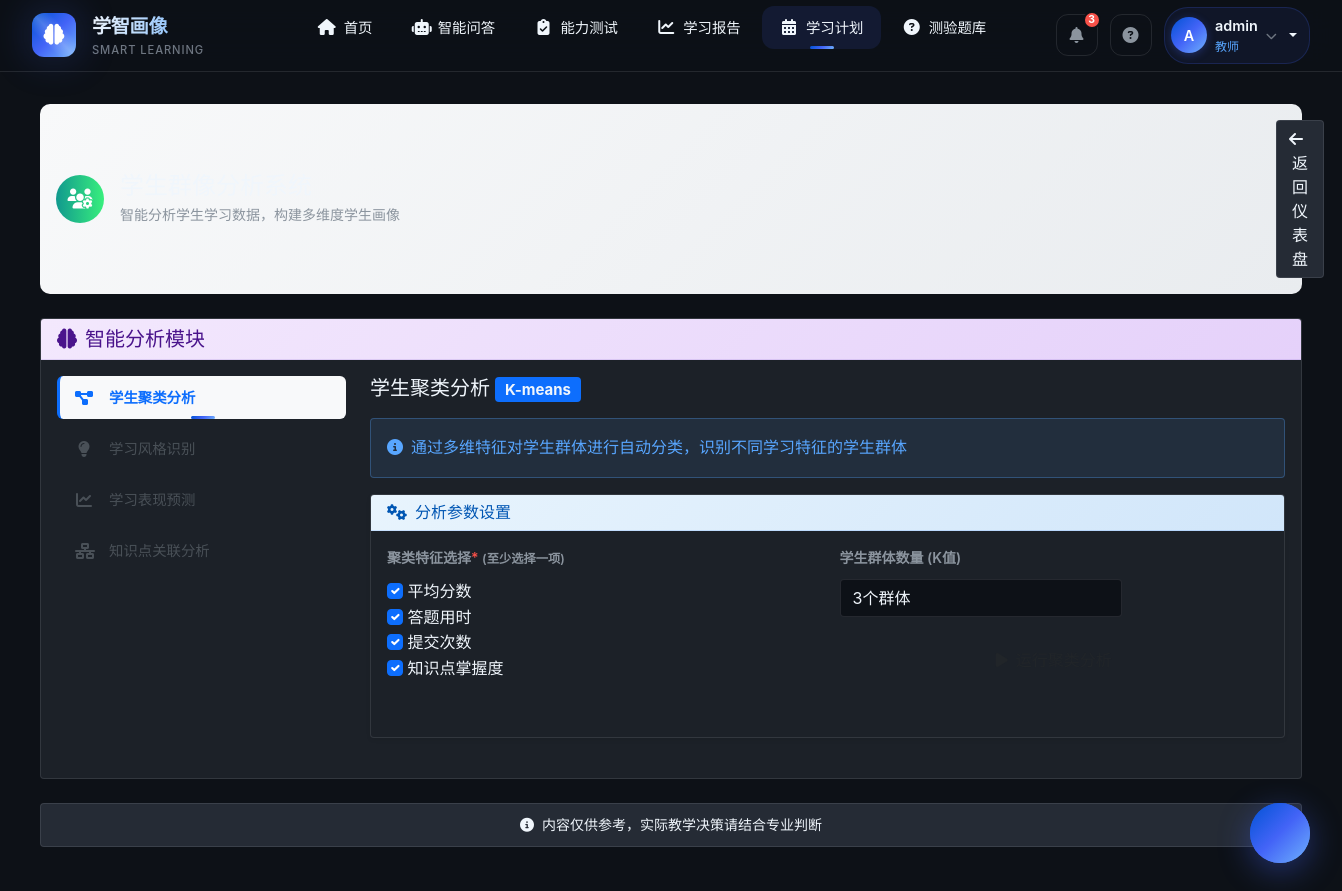
The app's page /analysis/student_portrait (signed in) with its own data.
### app/models/user.py (models this page shows, shortened)
class User(UserMixin, db.Model):
    __tablename__ = 'users'
    id = db.Column(db.Integer, primary_key=True)
    username = db.Column(db.String(64), unique=True, index=True)
    email = db.Column(db.String(120), unique=True, index=True)
    password_hash = db.Column(db.String(128))
    role = db.Column(db.String(20), default='student')  # 'student', 'teacher', 'admin'
    def is_teacher(self):
        return self.role == 'teacher' or self.role == 'admin'

### app/routes/analysis.py (the view)
@analysis_bp.route('/student_portrait')
@login_required
def student_portrait():
    if not current_user.is_teacher():
        return render_template('analysis/unauthorized.html')
    total_students = db.session.query(func.count(func.distinct(QuizSubmission.student_id))).scalar() or 0
    topics = db.session.query(QuizSubmission.question_topic).distinct().all()
    topics = [topic[0] for topic in topics if topic[0]]
    difficulties = db.session.query(QuizSubmission.difficulty).distinct().all()
    difficulties = [diff[0] for diff in difficulties if diff[0]]
    return render_template('analysis/student_portrait.html',
                          stats={
                              'total_students': total_students,
                              'topics': topics,
                              'difficulties': difficulties
                          })

### app/models/user.py (called while the page is built)
@login_manager.user_loader
def load_user(user_id):
    return User.query.get(int(user_id))

### app/templates/analysis/student_portrait.html (shortened to what this page needs)
{% extends "base.html" %}
{% block content %}
<div class="row">
    <div class="col-md-12 mb-4">
        <div class="card fade-in gradient-header">
            <div class="card-body">
                <div class="d-flex align-items-center">
                    <div class="flex-shrink-0">
                        <div class="avatar-circle gradient-teal">
                            <i class="fas fa-users-cog"></i>
                        </div>
                    </div>
                    <div class="flex-grow-1 ms-3">
                        <h4 class="card-title mb-1" style="width: 1156px; height: 29px; font-size: 24px; line-height: 29px; color: #F0F6FC;">学生群像分析系统</h4>
                        <p class="text-muted mb-0 small">智能分析学生学习数据，构建多维度学生画像</p>
                    </div>
                    <div class="ms-auto">
                        <a href="{{ url_for('main.dashboard') }}" class="btn btn-outline-secondary me-2">
                            <i class="fas fa-arrow-left me-2"></i>返回仪表盘
                        </a>
                    </div>
                </div>
            </div>
        </div>
    </div>
</div>
<div class="row mb-4">
    <div class="col-md-12">
        <div class="card fade-in" style="animation-delay: 0.2s;">
            <div class="card-header gradient-purple-light">
                <h5 class="card-title mb-0">
                    <i class="fas fa-brain me-2"></i>智能分析模块
                </h5>
            </div>
            <div class="card-body">
                <div class="row">
                    <div class="col-md-3">
                        <div class="nav flex-column nav-pills custom-nav-pills" id="v-pills-tab" role="tablist" aria-orientation="vertical">
                            <button class="nav-link active module-tab" id="v-pills-cluster-tab" data-bs-toggle="pill" data-bs-target="#v-pills-cluster" type="button" role="tab" aria-controls="v-pills-cluster" aria-selected="true">
                                <i class="fas fa-project-diagram me-2"></i>学生聚类分析
                            </button>
                            <button class="nav-link module-tab" id="v-pills-learning-tab" data-bs-toggle="pill" data-bs-target="#v-pills-learning" type="button" role="tab" aria-controls="v-pills-learning" aria-selected="false">
                                <i class="fas fa-lightbulb me-2"></i>学习风格识别
                            </button>
                            <button class="nav-link module-tab" id="v-pills-prediction-tab" data-bs-toggle="pill" data-bs-target="#v-pills-prediction" type="button" role="tab" aria-controls="v-pills-prediction" aria-selected="false">
                                <i class="fas fa-chart-line me-2"></i>学习表现预测
                            </button>
                            <button class="nav-link module-tab" id="v-pills-topic-tab" data-bs-toggle="pill" data-bs-target="#v-pills-topic" type="button" role="tab" aria-controls="v-pills-topic" aria-selected="false">
                                <i class="fas fa-network-wired me-2"></i>知识点关联分析
                            </button>
                        </div>
                    </div>
                    <div class="col-md-9">
                        <div class="tab-content" id="v-pills-tabContent">
                            <div class="tab-pane fade show active" id="v-pills-cluster" role="tabpanel" aria-labelledby="v-pills-cluster-tab">
                                <h5 class="mb-3">学生聚类分析 <span class="badge bg-primary">K-means</span></h5>
                                <div class="alert alert-info">
                                    <i class="fas fa-info-circle me-2"></i>通过多维特征对学生群体进行自动分类，识别不同学习特征的学生群体
                                </div>
                                <div class="card shadow-sm mb-4">
                                    <div class="card-header gradient-blue-light">
                                        <div class="d-flex align-items-center">
                                            <i class="fas fa-cogs me-2"></i>
                                            <h6 class="mb-0">分析参数设置</h6>
                                        </div>
                                    </div>
                                    <div class="card-body">
                                        <div class="row mb-3">
                                            <div class="col-md-6">
                                                <div class="form-group">
                                                    <label class="form-label fw-medium">聚类特征选择<span class="text-danger">*</span> <small class="text-muted">(至少选择一项)</small></label>
                                                    <div class="feature-selection">
                                                        <div class="feature-item">
                                                            <input class="form-check-input feature-checkbox" type="checkbox" value="score" id="feature_score" checked>
                                                            <label class="form-check-label" for="feature_score">平均分数</label>
                                                        </div>
                                                        <div class="feature-item">
                                                            <input class="form-check-input feature-checkbox" type="checkbox" value="time" id="feature_time" checked>
                                                            <label class="form-check-label" for="feature_time">答题用时</label>
                                                        </div>
                                                        <div class="feature-item">
                                                            <input class="form-check-input feature-checkbox" type="checkbox" value="submission_count" id="feature_count" checked>
                                                            <label class="form-check-label" for="feature_count">提交次数</label>
                                                        </div>
                                                        <div class="feature-item">
                                                            <input class="form-check-input feature-checkbox" type="checkbox" value="topic_mastery" id="feature_topic" checked>
                                                            <label class="form-check-label" for="feature_topic">知识点掌握度</label>
                                                        </div>
                                                    </div>
                                                </div>
                                            </div>
                                            <div class="col-md-6">
                                                <div class="form-group">
                                                    <label for="cluster_count" class="form-label fw-medium">学生群体数量 (K值)</label>
                                                    <div class="row g-2">
                                                        <div class="col-md-8">
                                                            <select class="form-select custom-select" id="cluster_count">
                                                                <option value="3" selected>3个群体</option>
                                                            </select>
                                                        </div>
                                                        <div class="col-md-4">
                                                        </div>
                                                    </div>
                                                </div>
                                                <div class="mt-4 text-center">
                                                    <button id="runClusteringBtn" class="btn btn-gradient-blue w-100">
                                                        <i class="fas fa-play me-2"></i>运行聚类分析
                                                    </button>
                                                </div>
                                            </div>
                                        </div>
                                    </div>
                                </div>
                            </div>
                        </div>
                    </div>
                </div>
            </div>
        </div>
    </div>
</div>
<div class="row mt-4">
    <div class="col-12">
        <div class="alert alert-secondary text-center py-2">
            <small><i class="fas fa-info-circle me-2"></i>内容仅供参考，实际教学决策请结合专业判断</small>
        </div>
    </div>
</div>
{% endblock %}

### app/templates/base.html (shortened to what this page needs)
<!DOCTYPE html>
<html lang="zh-CN">
<head>
    <link href="https://cdn.bootcdn.net/ajax/libs/bootstrap/5.1.3/css/bootstrap.min.css" rel="stylesheet">
    <link rel="stylesheet" href="https://cdn.bootcdn.net/ajax/libs/font-awesome/6.4.0/css/all.min.css">
    <link href="https://fonts.loli.net/css2?family=Inter:wght@300;400;500;600;700;800&family=Noto+Sans+SC:wght@300;400;500;600;700;800&display=swap" rel="stylesheet">
</head>
<body>
    <nav class="top-navbar">
        <a class="navbar-brand" href="{{ url_for('main.index') }}">
            <div class="brand-logo">
                <i class="fas fa-brain"></i>
            </div>
            <div class="brand-text">
                <span class="brand-name">学智画像</span>
                <span class="brand-tagline">SMART LEARNING</span>
            </div>
        </a>
        <ul class="nav-menu">
            <li class="nav-item">
                <a class="nav-link {% if request.endpoint == 'main.index' %}active{% endif %}" href="{{ url_for('main.index') }}">
                    <i class="fas fa-home"></i>
                    <span>首页</span>
                </a>
            </li>
            <li class="nav-item">
                <a class="nav-link {% if request.endpoint and 'intelligent' in request.endpoint %}active{% endif %}" href="{{ url_for('intelligent_assistant.index') }}">
                    <i class="fas fa-robot"></i>
                    <span>智能问答</span>
                </a>
            </li>
            <li class="nav-item">
                <a class="nav-link {% if request.endpoint and 'test' in request.endpoint %}active{% endif %}" href="{{ url_for('test.assessment') }}">
                    <i class="fas fa-clipboard-check"></i>
                    <span>能力测试</span>
                </a>
            </li>
            <li class="nav-item">
                <a class="nav-link {% if request.endpoint and 'analysis' in request.endpoint and 'report' in request.endpoint %}active{% endif %}" href="{{ url_for('analysis.learning_report') }}">
                    <i class="fas fa-chart-line"></i>
                    <span>学习报告</span>
                </a>
            </li>
            <li class="nav-item">
                <a class="nav-link {% if request.endpoint and 'student' in request.endpoint %}active{% endif %}" href="{{ url_for('student.learning_plan') }}">
                    <i class="fas fa-calendar-alt"></i>
                    <span>学习计划</span>
                </a>
            </li>
            <li class="nav-item">
                <a class="nav-link {% if request.endpoint and 'quiz' in request.endpoint %}active{% endif %}" href="{{ url_for('quiz.index') }}">
                    <i class="fas fa-question-circle"></i>
                    <span>测验题库</span>
                </a>
            </li>
        </ul>
        <div class="navbar-actions">
            <button class="nav-icon-btn" title="消息">
                <i class="fas fa-bell"></i>
                <span class="badge">3</span>
            </button>
            <button class="nav-icon-btn" title="帮助中心">
                <i class="fas fa-circle-question"></i>
            </button>
            {% if current_user.is_authenticated %}
            <div class="user-menu dropdown">
                <div class="dropdown-toggle" data-bs-toggle="dropdown" aria-expanded="false" style="display: flex; align-items: center; cursor: pointer; gap: 8px;">
                    <div class="user-avatar">
                        {{ current_user.username[0]|upper if current_user.username else 'U' }}
                    </div>
                    <div class="user-info">
                        <span class="user-name">{{ current_user.username }}</span>
                        <span class="user-role">{{ '教师' if current_user.is_teacher() else '学生' }}</span>
                    </div>
                    <i class="fas fa-chevron-down" style="font-size: 0.7rem; color: var(--text-muted);"></i>
                </div>
            </div>
            {% else %}
            <a href="{{ url_for('auth.login') }}" class="btn-pro btn-pro-primary btn-pro-sm">
                <i class="fas fa-sign-in-alt"></i>
                登录
            </a>
            {% endif %}
        </div>
    </nav>
    <main class="main-wrapper">
        <div class="page-container">
            {% block content %}{% endblock %}
        </div>
    </main>
    {% if current_user.is_authenticated %}
    <button class="ai-float-btn" onclick="window.location.href='{{ url_for('intelligent_assistant.index') }}'" title="AI助手">
        <div class="pulse"></div>
        <i class="fas fa-robot"></i>
    </button>
    {% endif %}
</body>
</html>

### app/templates/analysis/student_portrait.html (style rules this page uses)
.fade-in { animation: fadeIn 0.5s ease-in-out; }
.gradient-header { background: linear-gradient(135deg, #f8f9fa 0%, #e9ecef 100%); border: none; border-radius: 10px; }
.gradient-blue-light { background: linear-gradient(135deg, #e8f4fd 0%, #d1e6fa 100%); color: #0d6efd; }
.gradient-purple-light { background: linear-gradient(135deg, #f3e8fd 0%, #e5d1fa 100%); color: #1a1a1a; }
.gradient-teal { background-image: linear-gradient(to right, #11998e, #38ef7d); color: white; }
.avatar-circle { width: 48px; height: 48px; border-radius: 50%; display: flex; align-items: center; justify-content: center; color: white; font-size: 20px; }
.gradient-teal { background-image: linear-gradient(to right, #11998e, #38ef7d); }
.custom-nav-pills .nav-link { color: #495057; border-radius: 6px; padding: 10px 15px; margin-bottom: 8px; transition: all 0.3s; border-left: 3px solid transparent; }
.custom-nav-pills .nav-link.active { background-color: #f8f9fa; color: #0d6efd; border-left: 3px solid #0d6efd; font-weight: bold; }

### records on screen
User: username "A", username "admin", role "教师"
